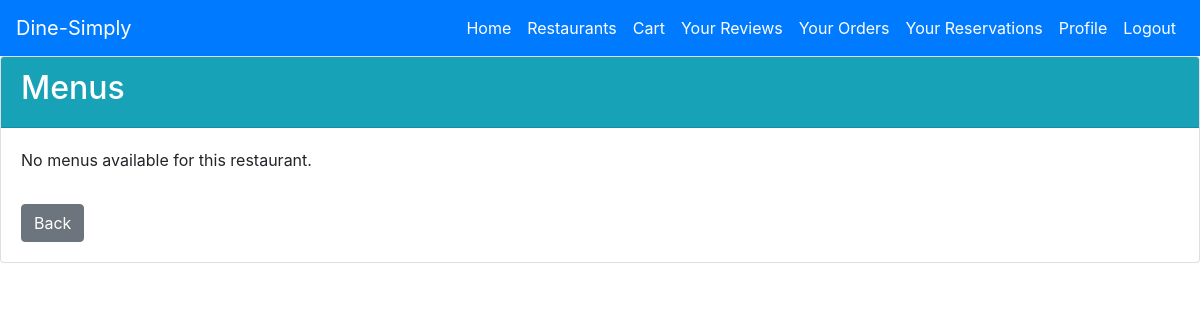
Page /restaurant/13/menu (signed in) on the earlier database version.
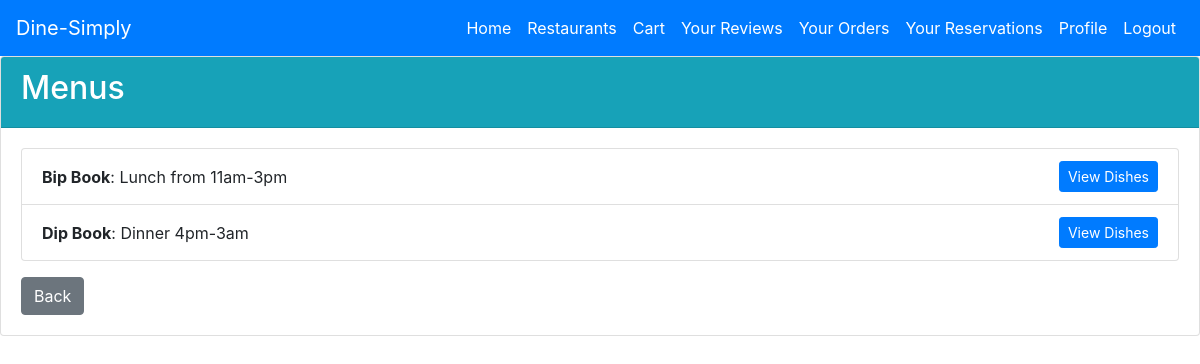
Same page on the later database version.
### tables this page shows
CREATE TABLE Menu (
    MenuID INTEGER PRIMARY KEY AUTOINCREMENT,
    RestaurantID INT,
    MenuName VARCHAR(100),
    Description TEXT,
    FOREIGN KEY (RestaurantID) REFERENCES Restaurant(RestaurantID)
);

### app.py (the view)
@app.route('/restaurant/<int:restaurant_id>/menu')
@login_required
def menu(restaurant_id):
    conn = get_db_connection()
    menus = conn.execute('SELECT * FROM Menu WHERE RestaurantID = ?', (restaurant_id,)).fetchall()
    conn.close()
    return render_template('menu.html', menus=menus, restaurant_id=restaurant_id)

### app.py (called while the page is built)
def get_db_connection():
    conn = sqlite3.connect(db_path)
    conn.row_factory = sqlite3.Row
    return conn

@login_manager.user_loader
def load_user(user_id):
    return User.get(user_id)

    @staticmethod
    def get(user_id):
        conn = get_db_connection()
        user = conn.execute('SELECT * FROM User WHERE UserID = ?', (user_id,)).fetchone()
        conn.close()
        if user:
            return User(*user)
        return None

### templates/menu.html (shortened to what this page needs)
<!DOCTYPE html>
<html lang="en">
<head>
    <link rel="stylesheet" href="https://stackpath.bootstrapcdn.com/bootstrap/4.5.0/css/bootstrap.min.css">
</head>
<body>
    {% include 'navbar_customer.html' %}
    <div class="card">
        <div class="card-header bg-info text-white">
            <h2>Menus</h2>
        </div>
        <div class="card-body">
            {% if menus %}
                <div class="list-group">
                    {% for m in menus %}
                        <div class="list-group-item d-flex justify-content-between align-items-center">
                            <div>
                                <strong>{{ m['MenuName'] }}</strong>: {{ m['Description'] }}
                            </div>
                            <div>
                                <a href="{{ url_for('view_menu', menu_id=m['MenuID']) }}" class="btn btn-primary btn-sm">View Dishes</a>
                            </div>
                        </div>
                    {% endfor %}
                </div>
            {% else %}
                <p>No menus available for this restaurant.</p>
            {% endif %}
            <a href="{{ url_for('restaurant_detail', restaurant_id=restaurant_id) }}" class="btn btn-secondary mt-3">Back</a>
        </div>
    </div>
</body>
</html>

Differences in the rows shown:
added Menu: MenuName "Bip Book", Description "Lunch from 11am-3pm"
added Menu: MenuName "Dip Book", Description "Dinner 4pm-3am"
Other differences:
text no longer shown: "No menus available for this restaurant."
